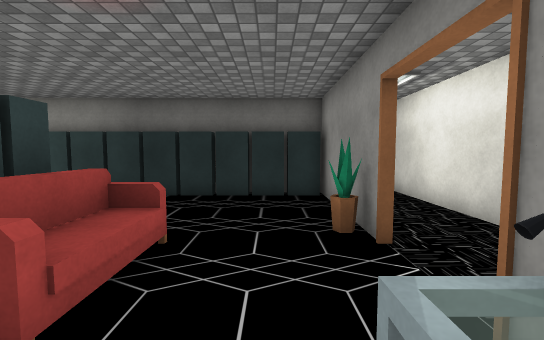
view 1 (above)

12 first-person views from a walk through a 3-D level made in the Unity game engine. The camera is 1.4 m above the floor, tilts 4° down and sees 90° across. Doors are open. The floor is counted in squares, 1 m on a side. Each view is taken from the middle of a square. On the plan, view 1 faces up. The plan holds only what a view shows up to about 13 squares ahead; the rest is blank. The place goes on beyond the plan. The player character is not drawn. Some surface patterns are stand-ins.

view 2
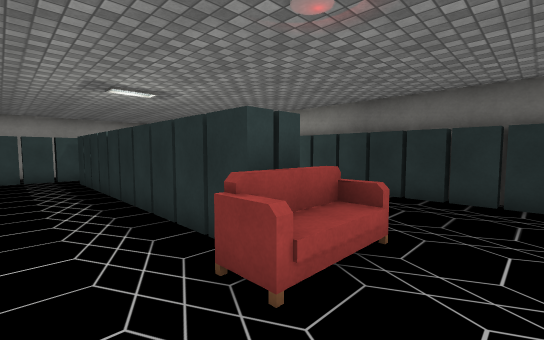

view 3
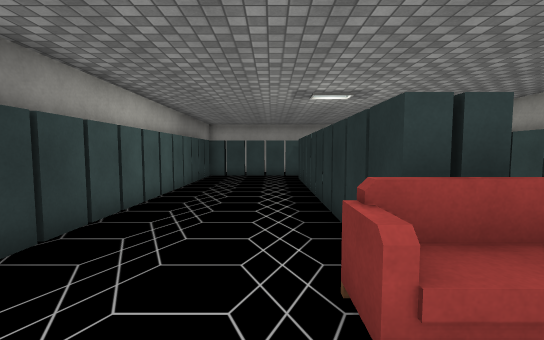

view 4
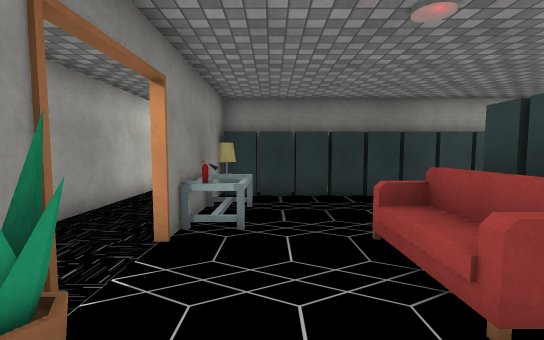

view 5
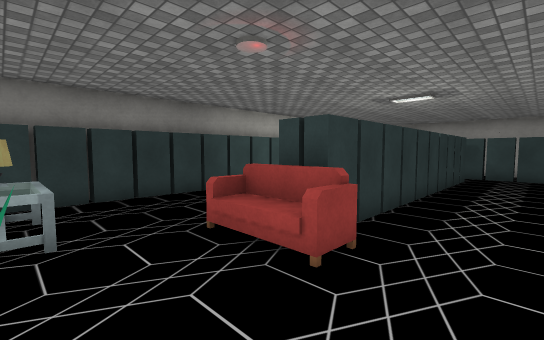

view 6
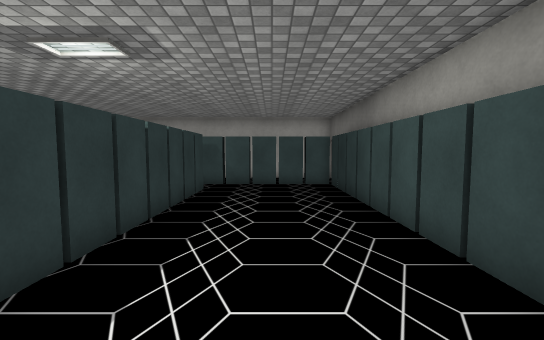

view 7
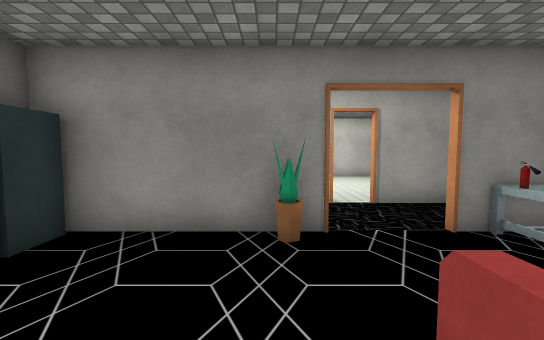

view 8
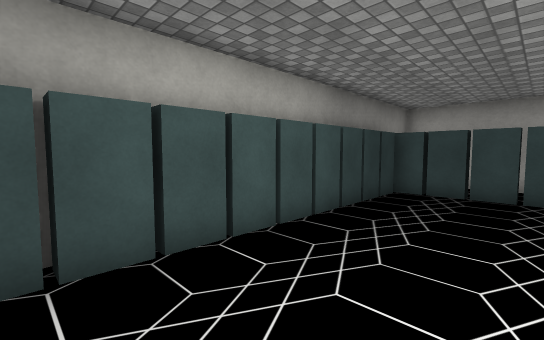

view 9
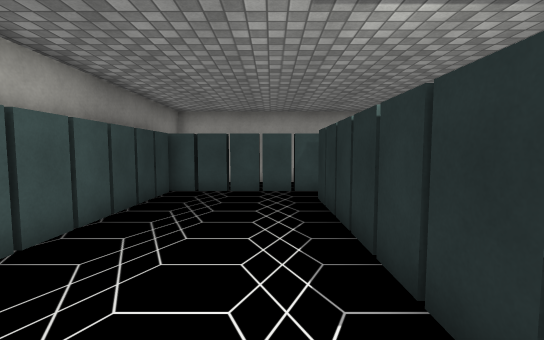

view 10
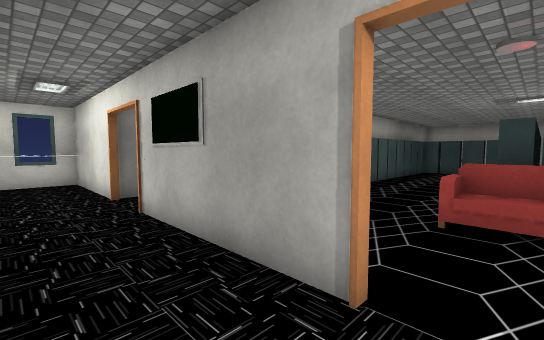

view 11
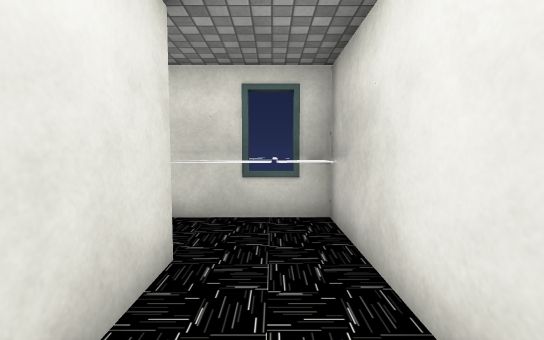

view 12
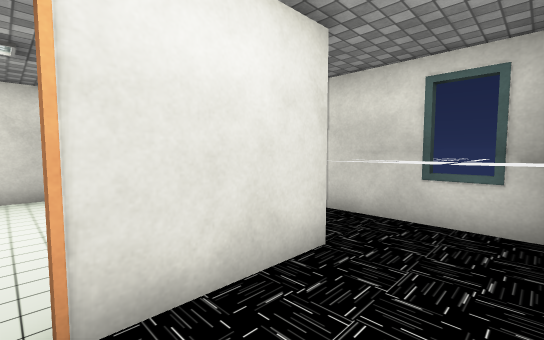

### Floor plan
Points are (right, up) in squares from view 1. A wall is a line through its corners. A room is listed if a view was taken in it or the views show most of it. See-through windows are left out.
Room 1 (views 1, 2, 3, 4, 5, 6, 7, 8, 9, 10)
walls: (-3.9, 2.9) (-2.8, 2.9); (1.6, 4) (1.6, 9.1); (-14, 3.5) (-2.8, 3.5) (-2.8, 2.4) (-14, 2.4); (1.8, 2) (1.8, -2.5); (1.6, 8.5) (-15.5, 8.5) (-15.5, -2.5) (1.5, -2.5); (4.3, 5) (4.3, 9.5); (1.6, -3.2) (1.6, 2); (-16, 0.6) (-15.4, 0.6); (-16, -0.6) (-15.4, -0.6); (-16, -1.7) (-15.4, -1.7); (4.3, -2.6) (4.3, 2.4)
ways out: opening at (3, -3) to room 2; opening at (4, 3); gap at (-16, 1)
objects: sofa (-2, 2) to (-2, 4); table (1, -1) to (1, 0); fire extinguisher (1, 1); plant (1, 5)
Room 2 (views 11, 12)
walls: (1, -5.8) (1.6, -5.8); (1.8, -2.5) (1.8, -3.5); (4.3, -3.8) (4.3, -2.6)
ways out: opening at (3, -3) to room 1; opening at (3, -5)

Where each view was taken, in squares from view 1:
view 1: 0 up, 0 right, facing up
view 2: 0 up, 0 right, facing up-left
view 3: 1 up, 0 right, facing left
view 4: 6 up, 0 right, facing down
view 5: 6 up, 1 right, facing down-left
view 6: 6 up, 4 left, facing left
view 7: 5 up, 3 left, facing right
view 8: 1 up, 6 left, facing down-left
view 9: 1 up, 6 left, facing left
view 10: 3 up, 4 right, facing down-left
view 11: 5 down, 3 right, facing down
view 12: 5 down, 2 right, facing down-right
